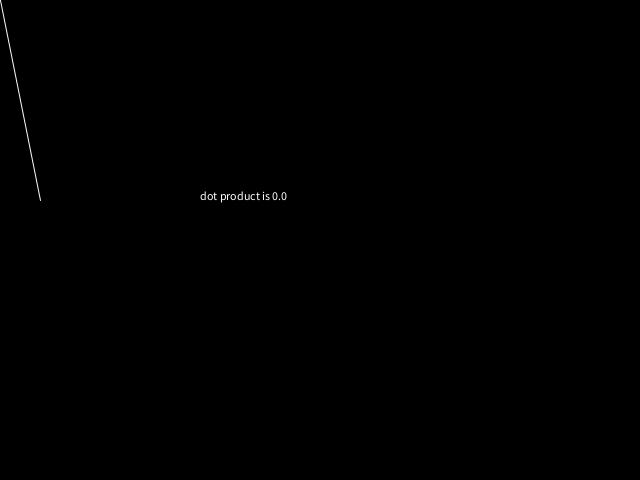
Frame 1 (no input)
Frame 60 (the mouse pressed at the canvas centre just before this capture): identical to frame 1, image omitted
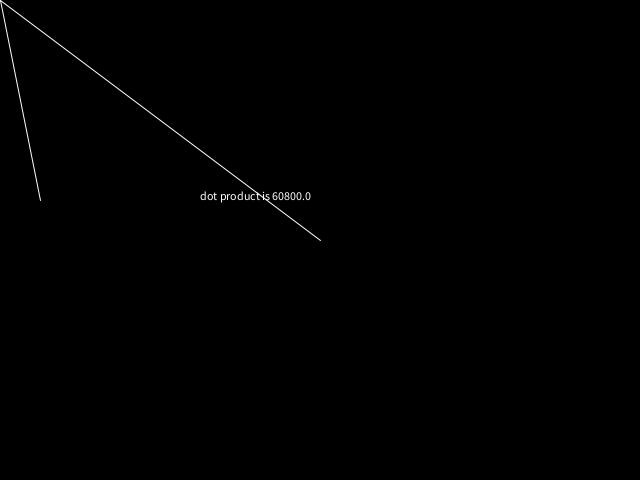
Frame 120 (the mouse held since frame 60 and released just before this capture)

The Processing sketch that drew these frames (run headless with seeded random() and noise(); from frame 60 on, the mouse is pressed at the canvas centre):

// Processing sketch: sketch_08_vector_dot_product
// ── sketch_08_vector_dot_product.pde
PVector v1, v2;

void setup() {
  size(640, 480);
  v1 = new PVector(120, 60);
  v2 = new PVector(40, 200); 
  // noLoop();
}

void draw() {
  background(0);
  stroke(255);
  // integrate mouse position into general plan
  v1.x = mouseX;
  v1.y = mouseY;
  // draw:
  line(0, 0, v1.x, v1.y);
  line(0, 0, v2.x, v2.y);
  // compute dot product:
  float product = v1.x*v2.x + v1.y*v2.y;
  // print(product);
  text("dot product is "+product, 200, 200);
}
